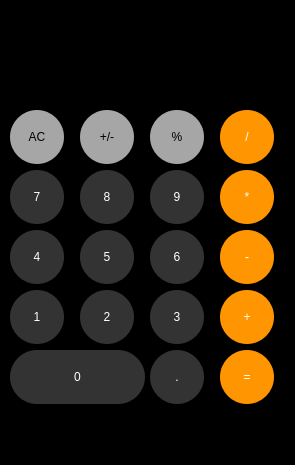
<?xml version="1.0" encoding="UTF-8"?>
<ui version="4.0">
 <class>MainWindow</class>
 <widget class="QMainWindow" name="MainWindow">
  <property name="geometry">
   <rect>
    <x>0</x>
    <y>0</y>
    <width>295</width>
    <height>465</height>
   </rect>
  </property>
  <property name="minimumSize">
   <size>
    <width>295</width>
    <height>465</height>
   </size>
  </property>
  <property name="maximumSize">
   <size>
    <width>295</width>
    <height>465</height>
   </size>
  </property>
  <property name="cursor">
   <cursorShape>ArrowCursor</cursorShape>
  </property>
  <property name="windowTitle">
   <string>Calculator</string>
  </property>
  <property name="windowIcon">
   <iconset>
    <normaloff>D:/calculator.ico</normaloff>D:/calculator.ico</iconset>
  </property>
  <property name="styleSheet">
   <string notr="true">background-color: #000000;</string>
  </property>
  <widget class="QWidget" name="centralwidget">
   <widget class="QPushButton" name="clearButton">
    <property name="geometry">
     <rect>
      <x>10</x>
      <y>110</y>
      <width>54</width>
      <height>54</height>
     </rect>
    </property>
    <property name="autoFillBackground">
     <bool>false</bool>
    </property>
    <property name="styleSheet">
     <string notr="true">background-color: #a6a6a6;
color: #000000;
font: 15pt &quot;Helvetica&quot;;
text-align: center;
border-radius:27px;</string>
    </property>
    <property name="text">
     <string>AC</string>
    </property>
   </widget>
   <widget class="QPushButton" name="invertButton">
    <property name="geometry">
     <rect>
      <x>80</x>
      <y>110</y>
      <width>54</width>
      <height>54</height>
     </rect>
    </property>
    <property name="styleSheet">
     <string notr="true">background-color: #a6a6a6;
color: #000000;
font: 15pt &quot;Helvetica&quot;;
text-align: center;
border-radius:27px;</string>
    </property>
    <property name="text">
     <string>+/-</string>
    </property>
   </widget>
   <widget class="QPushButton" name="divideButton">
    <property name="geometry">
     <rect>
      <x>220</x>
      <y>110</y>
      <width>54</width>
      <height>54</height>
     </rect>
    </property>
    <property name="styleSheet">
     <string notr="true">background-color: #ff9601;
color: #ffffff;
font: 17pt &quot;Helvetica&quot;;
text-align: center;
border-radius:27px;</string>
    </property>
    <property name="text">
     <string>/</string>
    </property>
   </widget>
   <widget class="QPushButton" name="percentButton">
    <property name="geometry">
     <rect>
      <x>150</x>
      <y>110</y>
      <width>54</width>
      <height>54</height>
     </rect>
    </property>
    <property name="styleSheet">
     <string notr="true">background-color: #a6a6a6;
color: #000000;
font: 15pt &quot;Helvetica&quot;;
text-align: center;
border-radius:27px;</string>
    </property>
    <property name="text">
     <string>%</string>
    </property>
   </widget>
   <widget class="QPushButton" name="multiplyButton">
    <property name="geometry">
     <rect>
      <x>220</x>
      <y>170</y>
      <width>54</width>
      <height>54</height>
     </rect>
    </property>
    <property name="styleSheet">
     <string notr="true">background-color: #ff9601;
color: #ffffff;
font: 17pt &quot;Helvetica&quot;;
text-align: center;
border-radius:27px;</string>
    </property>
    <property name="text">
     <string>*</string>
    </property>
   </widget>
   <widget class="QPushButton" name="button8">
    <property name="geometry">
     <rect>
      <x>80</x>
      <y>170</y>
      <width>54</width>
      <height>54</height>
     </rect>
    </property>
    <property name="styleSheet">
     <string notr="true">background-color: #333333;
color: #ffffff;
font: 20pt &quot;Helvetica Light&quot;;
text-align: center;
border-radius:27px;</string>
    </property>
    <property name="text">
     <string>8</string>
    </property>
   </widget>
   <widget class="QPushButton" name="button7">
    <property name="geometry">
     <rect>
      <x>10</x>
      <y>170</y>
      <width>54</width>
      <height>54</height>
     </rect>
    </property>
    <property name="styleSheet">
     <string notr="true">background-color: #333333;
color: #ffffff;
font: 20pt &quot;Helvetica Light&quot;;
text-align: center;
border-radius:27px;</string>
    </property>
    <property name="text">
     <string>7</string>
    </property>
   </widget>
   <widget class="QPushButton" name="button9">
    <property name="geometry">
     <rect>
      <x>150</x>
      <y>170</y>
      <width>54</width>
      <height>54</height>
     </rect>
    </property>
    <property name="styleSheet">
     <string notr="true">background-color: #333333;
color: #ffffff;
font: 20pt &quot;Helvetica Light&quot;;
text-align: center;
border-radius:27px;</string>
    </property>
    <property name="text">
     <string>9</string>
    </property>
   </widget>
   <widget class="QPushButton" name="button3">
    <property name="geometry">
     <rect>
      <x>150</x>
      <y>290</y>
      <width>54</width>
      <height>54</height>
     </rect>
    </property>
    <property name="styleSheet">
     <string notr="true">background-color: #333333;
color: #ffffff;
font: 20pt &quot;Helvetica Light&quot;;
text-align: center;
border-radius:27px;</string>
    </property>
    <property name="text">
     <string>3</string>
    </property>
   </widget>
   <widget class="QPushButton" name="button5">
    <property name="geometry">
     <rect>
      <x>80</x>
      <y>230</y>
      <width>54</width>
      <height>54</height>
     </rect>
    </property>
    <property name="styleSheet">
     <string notr="true">background-color: #333333;
color: #ffffff;
font: 20pt &quot;Helvetica Light&quot;;
text-align: center;
border-radius:27px;</string>
    </property>
    <property name="text">
     <string>5</string>
    </property>
   </widget>
   <widget class="QPushButton" name="addButton">
    <property name="geometry">
     <rect>
      <x>220</x>
      <y>290</y>
      <width>54</width>
      <height>54</height>
     </rect>
    </property>
    <property name="styleSheet">
     <string notr="true">background-color: #ff9601;
color: #ffffff;
font: 17pt &quot;Helvetica&quot;;
text-align: center;
border-radius:27px;</string>
    </property>
    <property name="text">
     <string>+</string>
    </property>
   </widget>
   <widget class="QPushButton" name="button4">
    <property name="geometry">
     <rect>
      <x>10</x>
      <y>230</y>
      <width>54</width>
      <height>54</height>
     </rect>
    </property>
    <property name="styleSheet">
     <string notr="true">background-color: #333333;
color: #ffffff;
font: 20pt &quot;Helvetica Light&quot;;
text-align: center;
border-radius:27px;</string>
    </property>
    <property name="text">
     <string>4</string>
    </property>
   </widget>
   <widget class="QPushButton" name="subButton">
    <property name="geometry">
     <rect>
      <x>220</x>
      <y>230</y>
      <width>54</width>
      <height>54</height>
     </rect>
    </property>
    <property name="styleSheet">
     <string notr="true">background-color: #ff9601;
color: #ffffff;
font: 17pt &quot;Helvetica&quot;;
text-align: center;
border-radius:27px;</string>
    </property>
    <property name="text">
     <string>-</string>
    </property>
   </widget>
   <widget class="QPushButton" name="button2">
    <property name="geometry">
     <rect>
      <x>80</x>
      <y>290</y>
      <width>54</width>
      <height>54</height>
     </rect>
    </property>
    <property name="styleSheet">
     <string notr="true">background-color: #333333;
color: #ffffff;
font: 20pt &quot;Helvetica Light&quot;;
text-align: center;
border-radius:27px;</string>
    </property>
    <property name="text">
     <string>2</string>
    </property>
   </widget>
   <widget class="QPushButton" name="button6">
    <property name="geometry">
     <rect>
      <x>150</x>
      <y>230</y>
      <width>54</width>
      <height>54</height>
     </rect>
    </property>
    <property name="styleSheet">
     <string notr="true">background-color: #333333;
color: #ffffff;
font: 20pt &quot;Helvetica Light&quot;;
text-align: center;
border-radius:27px;</string>
    </property>
    <property name="text">
     <string>6</string>
    </property>
   </widget>
   <widget class="QPushButton" name="button1">
    <property name="geometry">
     <rect>
      <x>10</x>
      <y>290</y>
      <width>54</width>
      <height>54</height>
     </rect>
    </property>
    <property name="styleSheet">
     <string notr="true">background-color: #333333;
color: #ffffff;
font: 20pt &quot;Helvetica Light&quot;;
text-align: center;
border-radius:27px;</string>
    </property>
    <property name="text">
     <string>1</string>
    </property>
   </widget>
   <widget class="QPushButton" name="button0">
    <property name="geometry">
     <rect>
      <x>10</x>
      <y>350</y>
      <width>135</width>
      <height>54</height>
     </rect>
    </property>
    <property name="styleSheet">
     <string notr="true">background-color: #333333;
color: #ffffff;
font: 20pt &quot;Helvetica Light&quot;;
border-radius:27px;</string>
    </property>
    <property name="text">
     <string>0</string>
    </property>
   </widget>
   <widget class="QPushButton" name="dotButton">
    <property name="geometry">
     <rect>
      <x>150</x>
      <y>350</y>
      <width>54</width>
      <height>54</height>
     </rect>
    </property>
    <property name="styleSheet">
     <string notr="true">background-color: #333333;
color: #ffffff;
font: 20pt &quot;Helvetica Light&quot;;
text-align: center;
border-radius:27px;</string>
    </property>
    <property name="text">
     <string>.</string>
    </property>
   </widget>
   <widget class="QPushButton" name="equalsButton">
    <property name="geometry">
     <rect>
      <x>220</x>
      <y>350</y>
      <width>54</width>
      <height>54</height>
     </rect>
    </property>
    <property name="styleSheet">
     <string notr="true">background-color: #ff9601;
color: #ffffff;
font: 17pt &quot;Helvetica&quot;;
text-align: center;
border-radius:27px;</string>
    </property>
    <property name="text">
     <string>=</string>
    </property>
   </widget>
   <widget class="QLineEdit" name="inputField">
    <property name="geometry">
     <rect>
      <x>10</x>
      <y>20</y>
      <width>271</width>
      <height>71</height>
     </rect>
    </property>
    <property name="font">
     <font>
      <family>Helvetica Light</family>
      <pointsize>30</pointsize>
      <italic>false</italic>
      <bold>false</bold>
     </font>
    </property>
    <property name="layoutDirection">
     <enum>Qt::LeftToRight</enum>
    </property>
    <property name="styleSheet">
     <string notr="true">color: #ffffff;
font: 30pt &quot;Helvetica Light&quot;;
border: 0px;
</string>
    </property>
    <property name="maxLength">
     <number>17</number>
    </property>
    <property name="alignment">
     <set>Qt::AlignRight|Qt::AlignTrailing|Qt::AlignVCenter</set>
    </property>
   </widget>
  </widget>
  <widget class="QMenuBar" name="menubar">
   <property name="geometry">
    <rect>
     <x>0</x>
     <y>0</y>
     <width>295</width>
     <height>25</height>
    </rect>
   </property>
  </widget>
  <widget class="QStatusBar" name="statusbar"/>
 </widget>
 <resources/>
 <connections/>
</ui>
